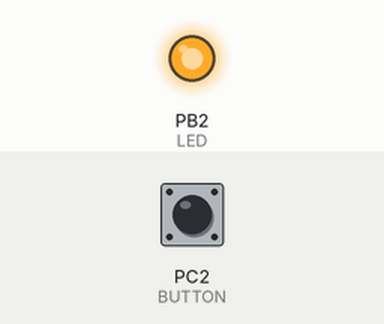
This program was run on a simulated ATmega328P, built with avr-gcc and emulated at 16 MHz. Parts: output pins drawn as LEDs (lit = HIGH). The inputs (shaded band) are chosen by the test bench; at power-on: PC2 (BUTTON) HIGH.

Above: at 1.2 s.
1.3 s: PC2 (BUTTON) pulled LOW for 0.15 s
At 2.3 s:
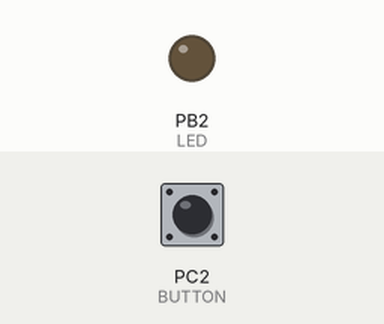
4.0 s: PC2 (BUTTON) pulled LOW for 3.2 s
At 9.2 s:
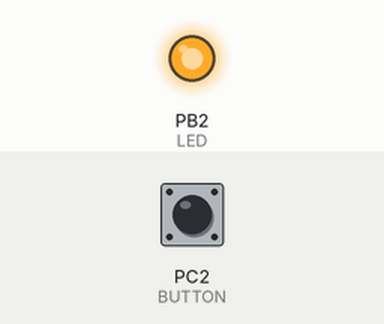
Timing chart, 0 to 10.7 s (numbered marks = the images above; inputs shaded):
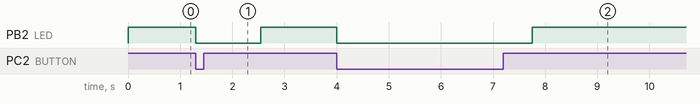

Measured:
- after the input at 1.3 s, PB2 (LED): HIGH → LOW at once, → HIGH 1.2 s later
- after the input at 4.0 s, PB2 (LED): HIGH → LOW at once, → HIGH 3.8 s later

The program:

main.c
```c
/*
 * EXP2_C.c
 *
 * Created: 3/2/2019 1:47:48 PM
 * Author : hudsoc1
 */

#define F_CPU 16000000UL				//SETS THE FREQUENCY OF 16MHz FOR DELAY
#include <avr/io.h>
#include <util/delay.h>

int main (void)
{
	DDRB |= (1<<PORTB2);				//SETS THE DIRECTION OF PORTB.2 AS OUTPUT
	PORTB |= (1<<PORTB2);				//ENABLE PULL UP RESISTOR OF PORTB.2
	DDRC &= (0 << PORTC2);				//SETS THE DIRECTION OF PORTC.2 AS AN INPUT
	PORTC |= (1 << PORTC2);				//ENABLES PULL UP RESISTOR OF PORTC.2
		while (1)
		{
			if (!(PINC & (1<<PINC2)))	//IF BUTTON IS PUSHED DO THIS
			{
			PORTB &= ~(1<<PORTB2);		//TURN PORTB.2 LED ON
			_delay_ms(1250);			//DELAY FOR 1.25s
			}

			else						//IF BUTTON ISNT PUSHED DO THIS
			PORTB |= (1<<PORTB2);		//TURN PORTB.2 LED OFF
		}

	return 0;

	}
```
